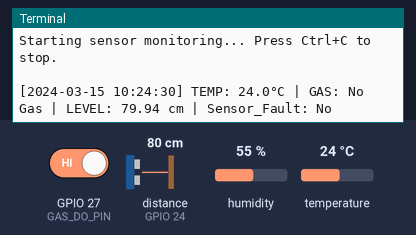
The program below on a simulated Raspberry Pi (BCM pin numbers). Shown: the last lines printed to the terminal. The inputs (shaded band) are chosen by the test bench; at power-on: GPIO 27 (GAS_DO_PIN) HIGH, distance to the obstacle (sensor on GPIO 24) 80 cm, temperature 24 °C, humidity 55 %. The echo pulse lasts 58.3 µs per cm; the clock reads 2024-03-15 10:24:30 at power-on unless the program sets it; files the program writes start out absent.

Above: at 1.2 s.
1.3 s: GPIO 27 (GAS_DO_PIN) driven LOW
At 2.7 s:
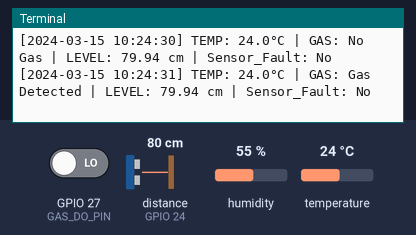
4.3 s: distance to the obstacle (sensor on GPIO 24) set to 2 cm
At 4.9 s:
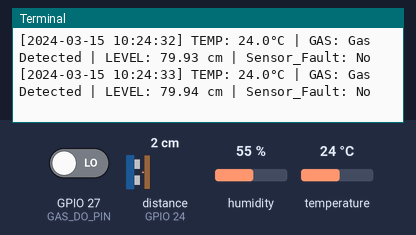
5.8 s: temperature set to 12 °C
At 6.3 s:
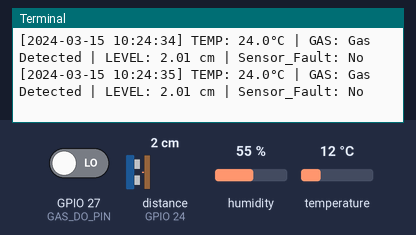
7.3 s: distance to the obstacle (sensor on GPIO 24) set to 4 cm
At 7.3 s:
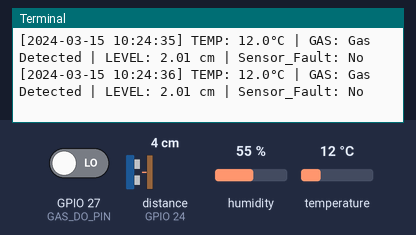
8.8 s: temperature set to 19 °C
At 8.8 s:
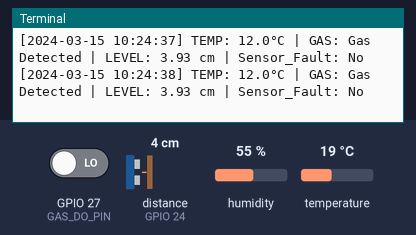
10.3 s: GPIO 27 (GAS_DO_PIN) driven HIGH
At 11.4 s:
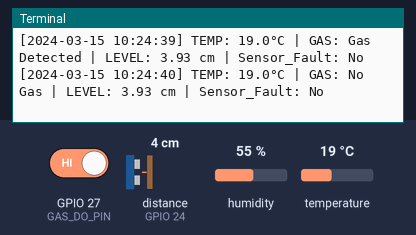
Timing chart, 0 to 12.8 s (numbered marks = the images above; inputs shaded):
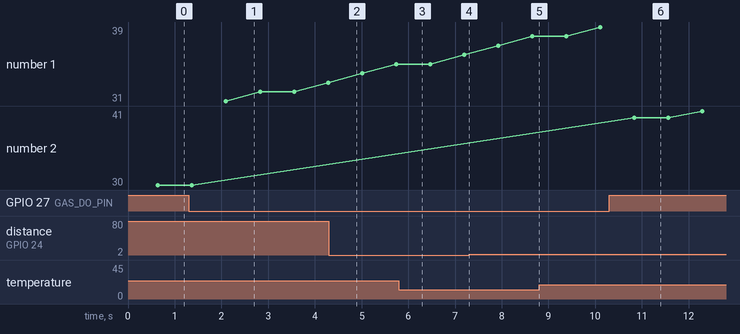

Measured:
- after the input at 1.3 s, the terminal: prints a new line after 0.80 s (image 1)
- after the input at 10.3 s, the terminal: prints a new line after 0.54 s (image 6)

The program:

Sensor_CSV.py
```python
import RPi.GPIO as GPIO
import time
import csv
from datetime import datetime
import Adafruit_DHT

# --------------------------
# GPIO pin setup
# --------------------------
DHT_PIN = 17               # DHT11 data pin
GAS_DO_PIN = 27            # MQ sensor digital output
ULTRASONIC_TRIG = 23       # HC-SR04 trigger
ULTRASONIC_ECHO = 24       # HC-SR04 echo

# DHT sensor type
DHT_SENSOR = Adafruit_DHT.DHT11

# Setup GPIO
GPIO.setmode(GPIO.BCM)
GPIO.setup(GAS_DO_PIN, GPIO.IN)
GPIO.setup(ULTRASONIC_TRIG, GPIO.OUT)
GPIO.setup(ULTRASONIC_ECHO, GPIO.IN)

# --------------------------
# CSV file setup
# --------------------------
filename = "raw_log.csv"
with open(filename, mode='a', newline='') as file:
    writer = csv.writer(file)
    if file.tell() == 0:
        writer.writerow(["Timestamp", "TEMP", "PPM", "LEVEL", "Anomaly"])

# --------------------------
# Function to read ultrasonic sensor
# --------------------------
def read_ultrasonic():
    GPIO.output(ULTRASONIC_TRIG, False)
    time.sleep(0.1)

    GPIO.output(ULTRASONIC_TRIG, True)
    time.sleep(0.00001)
    GPIO.output(ULTRASONIC_TRIG, False)

    pulse_start = time.time()
    timeout = pulse_start + 0.04
    while GPIO.input(ULTRASONIC_ECHO) == 0:
        pulse_start = time.time()
        if pulse_start > timeout:
            return None

    pulse_end = time.time()
    timeout = pulse_end + 0.04
    while GPIO.input(ULTRASONIC_ECHO) == 1:
        pulse_end = time.time()
        if pulse_end > timeout:
            return None

    pulse_duration = pulse_end - pulse_start
    distance_cm = pulse_duration * 17150
    return round(distance_cm, 2)

# --------------------------
# Main loop
# --------------------------
try:
    print("Starting sensor monitoring... Press Ctrl+C to stop.\n")
    while True:
        timestamp = datetime.now().strftime("%Y-%m-%d %H:%M:%S")

        # Read DHT11
        humidity, temperature = Adafruit_DHT.read(DHT_SENSOR, DHT_PIN)
        temp_val = temperature if temperature is not None else "N/A"

        # Read MQ gas sensor (DO pin goes LOW when gas is detected)
        gas_state = GPIO.input(GAS_DO_PIN)
        gas_detected = (gas_state == 0)
        ppm_val = 1 if gas_detected else 0

        # Read ultrasonic distance
        level = read_ultrasonic()
        level_val = level if level is not None else "N/A"

        # Anomaly detection
        anomaly = "No"
        if temp_val == "N/A" or level_val == "N/A":
            anomaly = "Yes"
        else:
            if not (0 <= temp_val <= 50):
                anomaly = "Yes"
            if not (0 <= level_val <= 400):
                anomaly = "Yes"

        # Display to console
        gas_status = "Gas Detected" if gas_detected else "No Gas"
        print(f"[{timestamp}] TEMP: {temp_val}°C | GAS: {gas_status} | LEVEL: {level_val} cm | Sensor_Fault: {anomaly}")

        # Write to CSV
        with open(filename, mode='a', newline='') as file:
            writer = csv.writer(file)
            writer.writerow([timestamp, temp_val, ppm_val, level_val, anomaly])

        time.sleep(0.1)

except KeyboardInterrupt:
    print("\nMonitoring stopped by user.")

finally:
    GPIO.cleanup()
```
